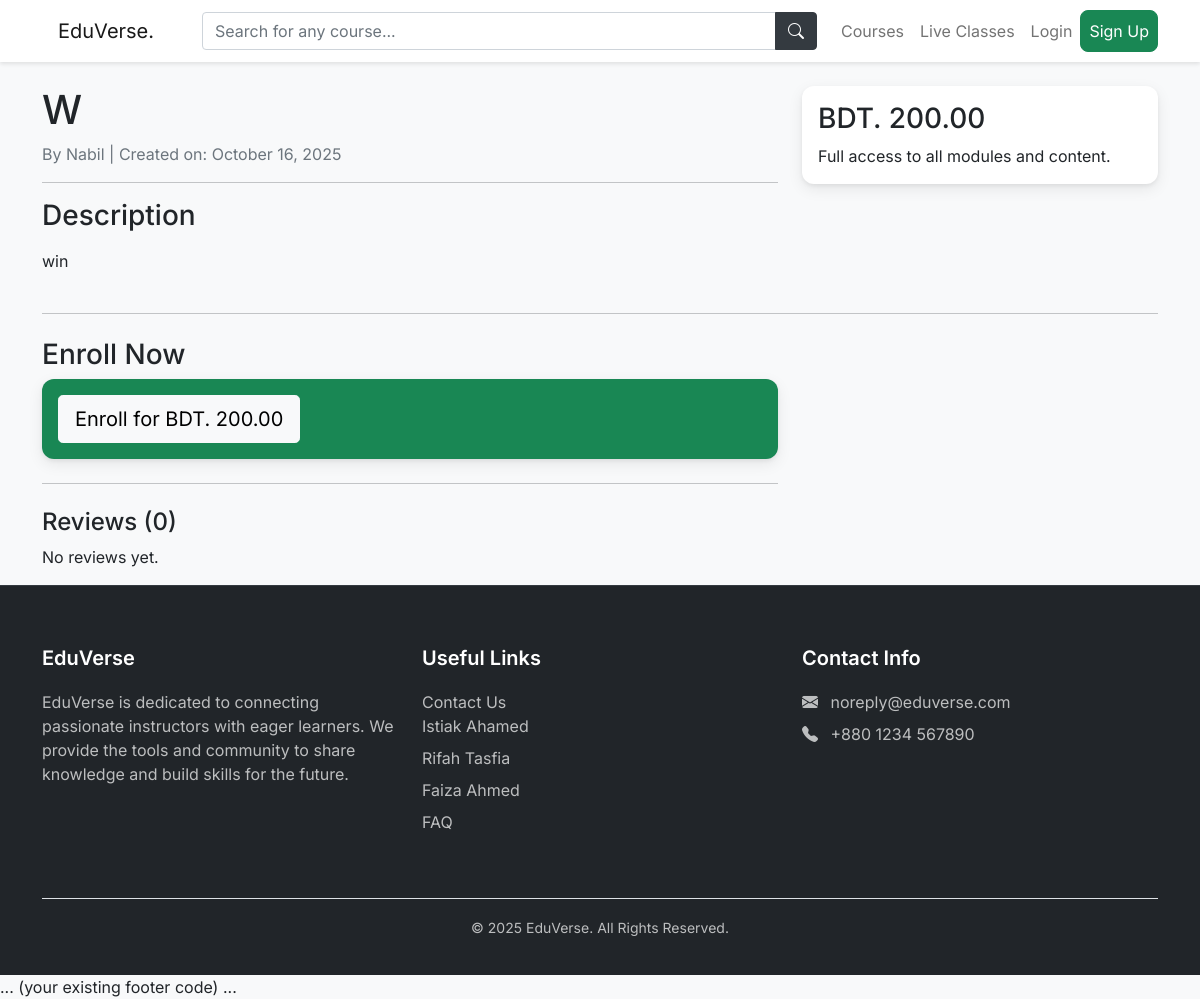
/courses/6/, run on an earlier commit of the app's database.
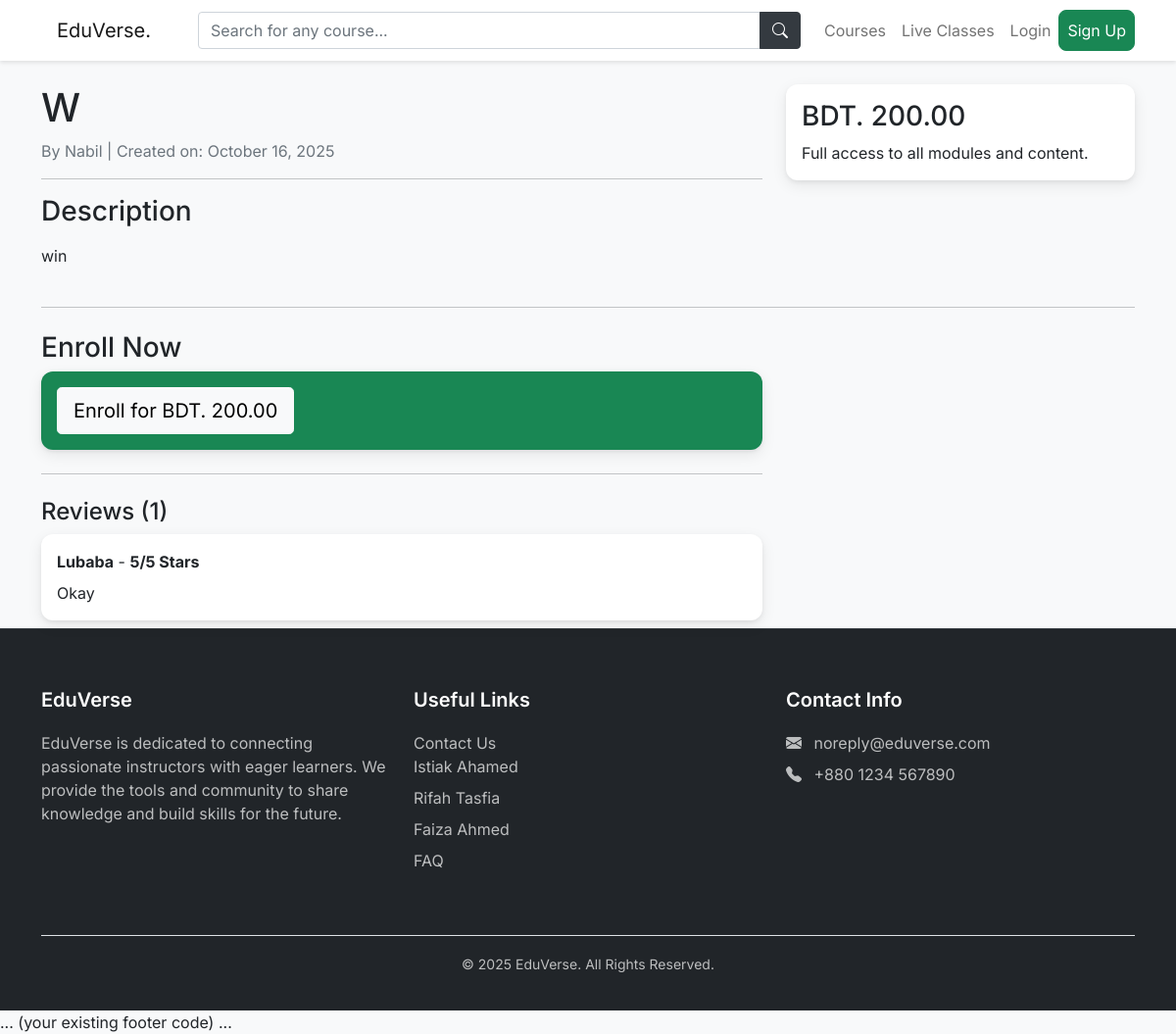
And on a later commit of the database.
### courses/models.py (models this page shows, shortened)
class Course(models.Model):
    class Category(models.TextChoices):
        PROGRAMMING = 'programming-tech', 'Programming & Tech'
        GRAPHICS = 'graphics-design', 'Graphics & Design'
        MARKETING = 'digital-marketing', 'Digital Marketing'
        WRITING = 'writing-translation', 'Writing & Translation'
        VIDEO = 'video-animation', 'Video & Animation'
        OTHER = 'other', 'Other'
    instructor = models.ForeignKey(
        settings.AUTH_USER_MODEL,
        on_delete=models.CASCADE,
        related_name="courses"
    )
    title = models.CharField(max_length=200)
    description = models.TextField()
    thumbnail = models.ImageField(upload_to='course_thumbnails/', blank=True, null=True)
    price = models.DecimalField(max_digits=8, decimal_places=2)
    category = models.CharField(
        max_length=50,
        choices=Category.choices,
        default=Category.OTHER
    )
    created_at = models.DateTimeField(auto_now_add=True)
    updated_at = models.DateTimeField(auto_now=True)
    reviews = GenericRelation('Review')  # Connection to the Review model
    class Meta:
        ordering = ['-created_at']

class Review(models.Model):
    content_type = models.ForeignKey(ContentType, on_delete=models.CASCADE)
    object_id = models.PositiveIntegerField()
    content_object = GenericForeignKey('content_type', 'object_id')
    user = models.ForeignKey(settings.AUTH_USER_MODEL, on_delete=models.CASCADE)
    rating = models.PositiveIntegerField()
    comment = models.TextField(blank=True)
    created_at = models.DateTimeField(auto_now_add=True)
    class Meta:
        ordering = ['-created_at']
        unique_together = ('user', 'content_type', 'object_id')

### courses/views.py (the view, shortened to what this page needs)
# urls.py: path('<int:pk>/', views.course_detail, name='course_detail'),
def course_detail(request, pk):
    course = get_object_or_404(Course, pk=pk)
    modules = course.modules.all().prefetch_related('videos', 'text_contents')
    is_enrolled = False
    completed_content_ids = {}
    can_review = False
    unlocked = True
    for module in modules:
        module.is_unlocked = unlocked
        if unlocked:
            all_content_complete = True
            for video in module.videos.all():
                if video.id not in completed_content_ids.get('video', set()):
                    all_content_complete = False
                    break
            if not all_content_complete:
                unlocked = False
                continue
            for text in module.text_contents.all():
                if text.id not in completed_content_ids.get('text', set()):
                    all_content_complete = False
                    break
            unlocked = all_content_complete
    context = {
        'course': course,
        'modules': modules,
        'is_enrolled': is_enrolled,
        'completed_content_ids': completed_content_ids,
        'review_form': ReviewForm(),
        'can_review': can_review,
    }
    return render(request, 'courses/course_detail.html', context)

### courses/forms.py
class ReviewForm(forms.ModelForm):
    class Meta:
        model = Review
        fields = ['rating', 'comment']
        widgets = {
            'rating': forms.Select(choices=[(i, f'{i} Stars') for i in range(1, 6)], attrs={'class': 'form-select'}),
            'comment': forms.Textarea(attrs={'class': 'form-control', 'rows': 3, 'placeholder': 'Share your experience...'}),
        }

### teachers/context_processors.py (called while the page is built)
def teacher_status_context(request):
    context = {}
    if request.user.is_authenticated:
        latest_app = TeacherApplication.objects.filter(user=request.user).order_by('-submitted_at').first()
        context['latest_teacher_app'] = latest_app
    return context

### courses/templates/courses/course_detail.html (shortened to what the changed rows need)
{% extends "base.html" %}
{% block content %}
<div class="container mt-4">
    <div class="row">
        <div class="col-md-8">
            <h1>{{ course.title }}</h1>
            <p class="text-muted">By {{ course.instructor.username|default:"N/A" }} | Created on: {{ course.created_at|date:"F j, Y" }}</p>
            <hr>
            <h3>Description</h3>
            <p>{{ course.description|linebreaks }}</p>
        </div>
        <div class="col-md-4">
            <div class="card">
                <div class="card-body">
                    <h3 class="card-title">BDT. {{ course.price }}</h3>
                    <p class="card-text">Full access to all modules and content.</p>
                </div>
            </div>
        </div>
    </div>
    <div class="row">
        <div class="col-md-8">
            {% if user == course.instructor or is_enrolled %}
                <h3>Course Content</h3>
                <div class="accordion" id="modulesAccordion">
                    {% for module in modules %}
                        <div class="accordion-item">
                            <h2 class="accordion-header" id="heading{{ module.id }}">
                                <button class="accordion-button {% if not module.is_unlocked %}collapsed disabled{% endif %}" type="button" data-bs-toggle="collapse" data-bs-target="#collapse{{ module.id }}">
                                    {% if not module.is_unlocked %}🔒{% endif %} <strong>{{ module }}</strong>
                                </button>
                            </h2>
                            <div id="collapse{{ module.id }}" class="accordion-collapse collapse" data-bs-parent="#modulesAccordion">
                                <div class="accordion-body">
                                    {% if module.is_unlocked %}
                                        {% for text in module.text_contents.all %}
    <div class="d-flex justify-content-between align-items-center mb-2 p-2 border-bottom">
        <span>
            <a href="{% url 'courses:content_detail' text.get_content_type_id text.pk %}">
                📄 {{ text.title }}
            </a>
        </span>
        {% if text.id in completed_content_ids.text %}
            <span class="badge bg-success">✓ Completed</span>
        {% else %}
            <form action="{% url 'courses:mark_as_complete' text.get_content_type_id text.pk %}" method="post">
                {% csrf_token %}
                <button type="submit" class="btn btn-outline-success btn-sm">Mark as Complete</button>
            </form>
        {% endif %}
    </div>
{% endfor %}
{% for video in module.videos.all %}
    <div class="d-flex justify-content-between align-items-center mb-2 p-2 border-bottom">
        <span>
            <a href="{% url 'courses:content_detail' video.get_content_type_id video.pk %}">
                🎬 {{ video.title }}
            </a>
        </span>
        {% if video.id in completed_content_ids.video %}
            <span class="badge bg-success">✓ Completed</span>
        {% else %}
            <form action="{% url 'courses:mark_as_complete' video.get_content_type_id video.pk %}" method="post">
                {% csrf_token %}
                <button type="submit" class="btn btn-outline-success btn-sm">Mark as Complete</button>
            </form>
        {% endif %}
    </div>
{% endfor %}
                                    {% else %}
                                        <p>Please complete the previous module to unlock this content.</p>
                                    {% endif %}
                                </div>
                            </div>
                        </div>
                    {% endfor %}
                </div>
            {% else %}
                <h3>Enroll Now</h3>
                <div class="card bg-success text-white">
                    <div class="card-body">
                        <a href="{% url 'courses:enroll_course' course.pk %}" class="btn btn-light btn-lg">
                            Enroll for BDT. {{ course.price }}
                        </a>
                    </div>
                </div>
            {% endif %}
            <hr class="my-4">
            <h4>Reviews ({{ course.reviews.count }})</h4>
            {% for review in course.reviews.all %}
                <div class="card mb-2"><div class="card-body">
                    <strong>{{ review.user.username }}</strong> - <strong>{{ review.rating }}/5 Stars</strong>
                    <p class="card-text mt-2">{{ review.comment|linebreaksbr }}</p>
                </div></div>
            {% empty %}
                <p>No reviews yet.</p>
            {% endfor %}
        </div>
    </div>
</div>
{% endblock %}

What changed in the data, as far as the page shows it:
computed for Course "win": reviews.count "0" → "1"
added Review: user.username "Lubaba", rating "5", comment "Okay"
Also different on the page:
text no longer shown: "No reviews yet."
